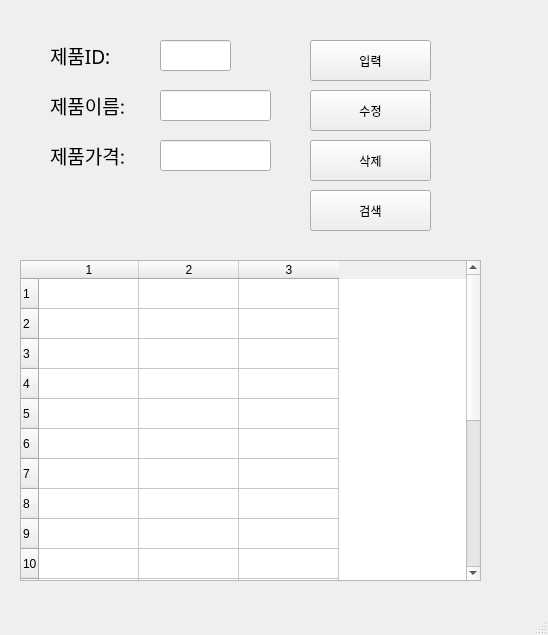
<?xml version="1.0" encoding="UTF-8"?>
<ui version="4.0">
 <class>MainWindow</class>
 <widget class="QMainWindow" name="MainWindow">
  <property name="geometry">
   <rect>
    <x>0</x>
    <y>0</y>
    <width>548</width>
    <height>635</height>
   </rect>
  </property>
  <property name="windowTitle">
   <string>MainWindow</string>
  </property>
  <widget class="QWidget" name="centralwidget">
   <widget class="QLabel" name="label">
    <property name="geometry">
     <rect>
      <x>50</x>
      <y>40</y>
      <width>91</width>
      <height>31</height>
     </rect>
    </property>
    <property name="font">
     <font>
      <family>맑은 고딕</family>
      <pointsize>14</pointsize>
     </font>
    </property>
    <property name="text">
     <string>제품ID:</string>
    </property>
   </widget>
   <widget class="QLabel" name="label_2">
    <property name="geometry">
     <rect>
      <x>50</x>
      <y>90</y>
      <width>101</width>
      <height>31</height>
     </rect>
    </property>
    <property name="font">
     <font>
      <family>맑은 고딕</family>
      <pointsize>14</pointsize>
     </font>
    </property>
    <property name="text">
     <string>제품이름:</string>
    </property>
   </widget>
   <widget class="QLabel" name="label_3">
    <property name="geometry">
     <rect>
      <x>50</x>
      <y>140</y>
      <width>101</width>
      <height>31</height>
     </rect>
    </property>
    <property name="font">
     <font>
      <family>맑은 고딕</family>
      <pointsize>14</pointsize>
     </font>
    </property>
    <property name="text">
     <string>제품가격:</string>
    </property>
   </widget>
   <widget class="QLineEdit" name="prodID">
    <property name="geometry">
     <rect>
      <x>160</x>
      <y>40</y>
      <width>71</width>
      <height>31</height>
     </rect>
    </property>
   </widget>
   <widget class="QLineEdit" name="prodName">
    <property name="geometry">
     <rect>
      <x>160</x>
      <y>90</y>
      <width>111</width>
      <height>31</height>
     </rect>
    </property>
   </widget>
   <widget class="QLineEdit" name="prodPrice">
    <property name="geometry">
     <rect>
      <x>160</x>
      <y>140</y>
      <width>111</width>
      <height>31</height>
     </rect>
    </property>
   </widget>
   <widget class="QPushButton" name="pushButton">
    <property name="geometry">
     <rect>
      <x>310</x>
      <y>40</y>
      <width>121</width>
      <height>41</height>
     </rect>
    </property>
    <property name="text">
     <string>입력</string>
    </property>
   </widget>
   <widget class="QPushButton" name="pushButton_2">
    <property name="geometry">
     <rect>
      <x>310</x>
      <y>90</y>
      <width>121</width>
      <height>41</height>
     </rect>
    </property>
    <property name="text">
     <string>수정</string>
    </property>
   </widget>
   <widget class="QPushButton" name="pushButton_3">
    <property name="geometry">
     <rect>
      <x>310</x>
      <y>140</y>
      <width>121</width>
      <height>41</height>
     </rect>
    </property>
    <property name="text">
     <string>삭제</string>
    </property>
   </widget>
   <widget class="QPushButton" name="pushButton_4">
    <property name="geometry">
     <rect>
      <x>310</x>
      <y>190</y>
      <width>121</width>
      <height>41</height>
     </rect>
    </property>
    <property name="text">
     <string>검색</string>
    </property>
   </widget>
   <widget class="QTableWidget" name="tableWidget">
    <property name="geometry">
     <rect>
      <x>20</x>
      <y>260</y>
      <width>461</width>
      <height>321</height>
     </rect>
    </property>
    <property name="rowCount">
     <number>20</number>
    </property>
    <property name="columnCount">
     <number>3</number>
    </property>
    <row/>
    <row/>
    <row/>
    <row/>
    <row/>
    <row/>
    <row/>
    <row/>
    <row/>
    <row/>
    <row/>
    <row/>
    <row/>
    <row/>
    <row/>
    <row/>
    <row/>
    <row/>
    <row/>
    <row/>
    <column/>
    <column/>
    <column/>
   </widget>
  </widget>
  <widget class="QMenuBar" name="menubar">
   <property name="geometry">
    <rect>
     <x>0</x>
     <y>0</y>
     <width>548</width>
     <height>22</height>
    </rect>
   </property>
  </widget>
  <widget class="QStatusBar" name="statusbar"/>
 </widget>
 <resources/>
 <connections>
  <connection>
   <sender>pushButton</sender>
   <signal>clicked()</signal>
   <receiver>MainWindow</receiver>
   <slot>addProduct()</slot>
   <hints>
    <hint type="sourcelabel">
     <x>372</x>
     <y>89</y>
    </hint>
    <hint type="destinationlabel">
     <x>457</x>
     <y>134</y>
    </hint>
   </hints>
  </connection>
  <connection>
   <sender>pushButton_2</sender>
   <signal>clicked()</signal>
   <receiver>MainWindow</receiver>
   <slot>updateProduct()</slot>
   <hints>
    <hint type="sourcelabel">
     <x>379</x>
     <y>144</y>
    </hint>
    <hint type="destinationlabel">
     <x>491</x>
     <y>185</y>
    </hint>
   </hints>
  </connection>
  <connection>
   <sender>pushButton_4</sender>
   <signal>clicked()</signal>
   <receiver>MainWindow</receiver>
   <slot>getProduct()</slot>
   <hints>
    <hint type="sourcelabel">
     <x>375</x>
     <y>246</y>
    </hint>
    <hint type="destinationlabel">
     <x>483</x>
     <y>274</y>
    </hint>
   </hints>
  </connection>
  <connection>
   <sender>pushButton_3</sender>
   <signal>clicked()</signal>
   <receiver>MainWindow</receiver>
   <slot>removeProduct()</slot>
   <hints>
    <hint type="sourcelabel">
     <x>413</x>
     <y>192</y>
    </hint>
    <hint type="destinationlabel">
     <x>480</x>
     <y>229</y>
    </hint>
   </hints>
  </connection>
 </connections>
 <slots>
  <slot>addProduct()</slot>
  <slot>removeProduct()</slot>
  <slot>updateProduct()</slot>
  <slot>getProduct()</slot>
 </slots>
</ui>
